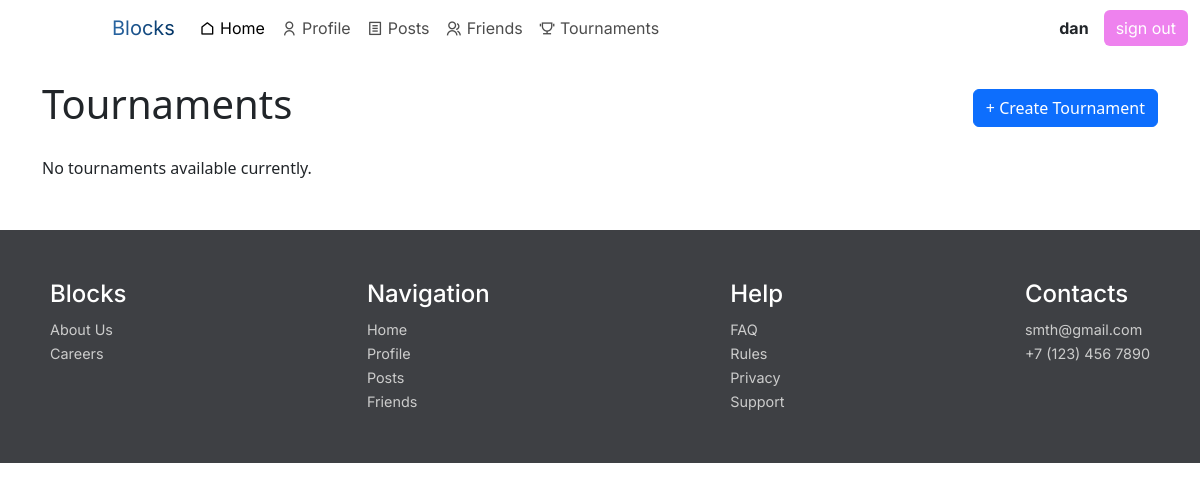
Page /tournaments/ (signed in) on the earlier database version.
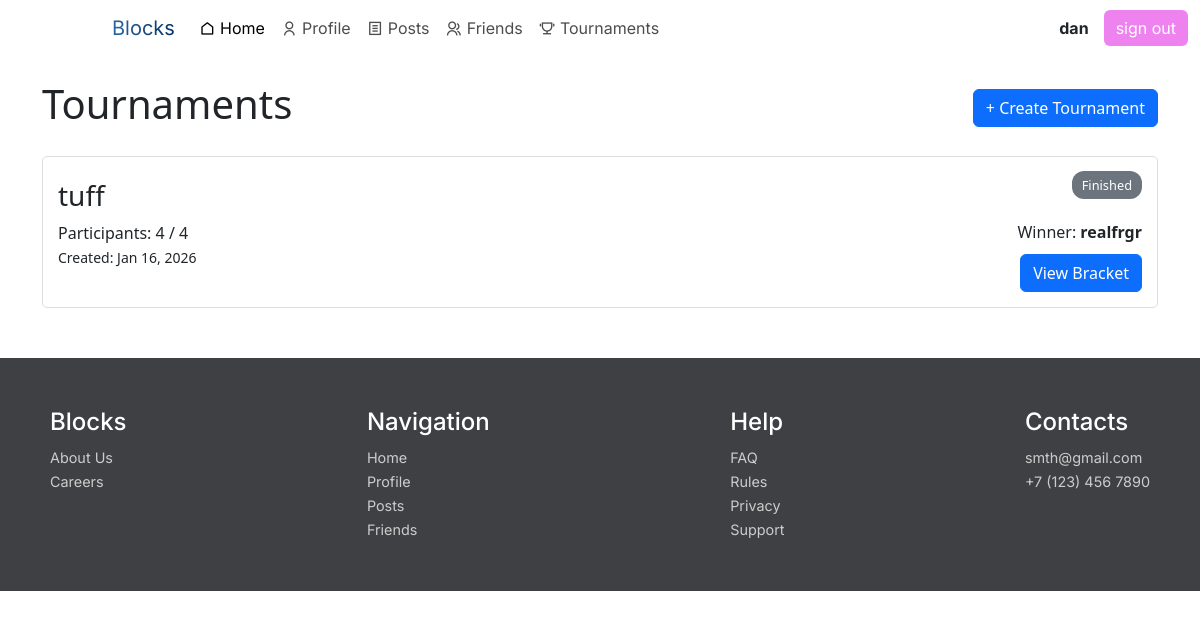
Same page on the later database version.
### polls/models.py (models this page shows, shortened)
class Tournament(models.Model):
    name = models.CharField(max_length=200)
    max_participants = models.IntegerField(default=8)
    participants = models.ManyToManyField(User, related_name="tournaments", blank=True)
    is_active = models.BooleanField(default=False) # True when full and started
    is_finished = models.BooleanField(default=False)
    created_at = models.DateTimeField(auto_now_add=True)
    winner = models.ForeignKey(User, related_name="won_tournaments", null=True, blank=True, on_delete=models.SET_NULL)

### polls/views.py (the view)
# urls.py: path("tournaments/", views.tournament_list_view, name="tournament_list"),
@login_required
def tournament_list_view(request):
    tournaments = Tournament.objects.all().order_by('-created_at')
    return render(request, "tournament_list.html", {"tournaments": tournaments})

### templates/tournament_list.html (shortened to what this page needs)
{% extends "base.html" %}
{% block content %}
<div style="display:flex; justify-content:space-between; align-items:center; margin-bottom:20px;">
    <h1>Tournaments</h1>
    {% if user.is_staff %}
        <a href="{% url 'tournament_create' %}" class="btn btn-primary">+ Create Tournament</a>
    {% endif %}
</div>
{% if tournaments %}
    {% for t in tournaments %}
    <div class="tournament-card">
        <div>
            <h3>{{ t.name }}</h3>
            <p>
                Participants: {{ t.participants.count }} / {{ t.max_participants }}
                <br>
                <small>Created: {{ t.created_at|date:"M d, Y" }}</small>
            </p>
        </div>
        <div style="text-align:right;">
            {% if t.is_finished %}
                <span class="status-badge status-finished">Finished</span>
                <br><br>
                Winner: <strong>{{ t.winner.username }}</strong>
            {% elif t.is_active %}
                <span class="status-badge status-active">In Progress</span>
            {% else %}
                <span class="status-badge status-open">Open for Registration</span>
            {% endif %}
            <div style="margin-top:10px;">
                <a href="{% url 'tournament_detail' t.id %}" class="btn btn-primary">View Bracket</a>
            </div>
        </div>
    </div>
    {% endfor %}
{% else %}
    <p>No tournaments available currently.</p>
{% endif %}
{% endblock %}

Differences in the rows shown:
added Tournament: name "tuff", participants.count "4", max_participants "4", created_at "Jan 16, 2026", winner.username "realfrgr"
Other differences:
text no longer shown: "No tournaments available currently."
